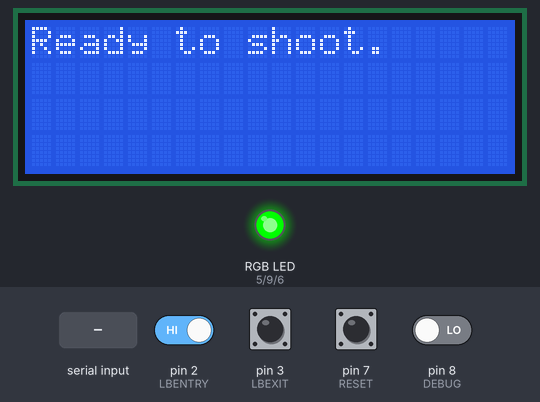
Simulated run of this sketch. Board: Arduino Nano, built with avr-gcc and run on an emulated ATmega328P. On the bench: 20×4 character LCD, an RGB LED mixed from three pins (HIGH = lit). The test bench sets the inputs (shaded band); at power-on: pin 2 (LBENTRY), pin 3 (LBEXIT) HIGH, pin 7 (RESET), pin 8 (DEBUG) LOW. What the sketch prints to the serial monitor is not drawn.

Above: at 8.3 s.
8.4 s: pin 8 (DEBUG) driven HIGH
At 9.6 s:
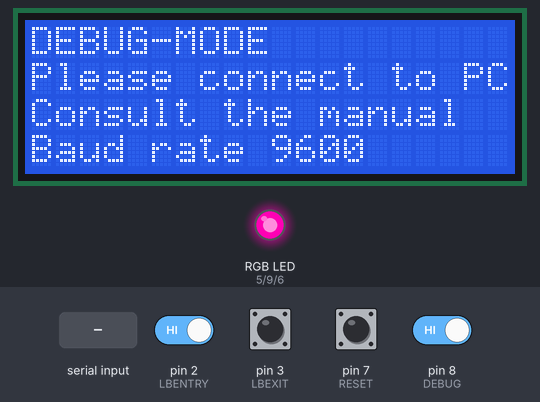
9.9 s: "1" received over Serial
At 10.5 s:
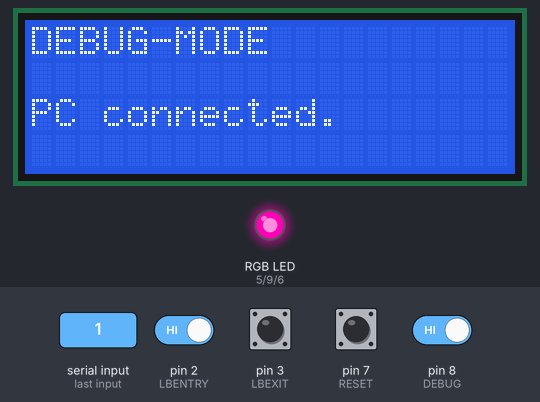
11.4 s: pin 7 (RESET) pulled HIGH for 0.15 s
At 12.8 s:
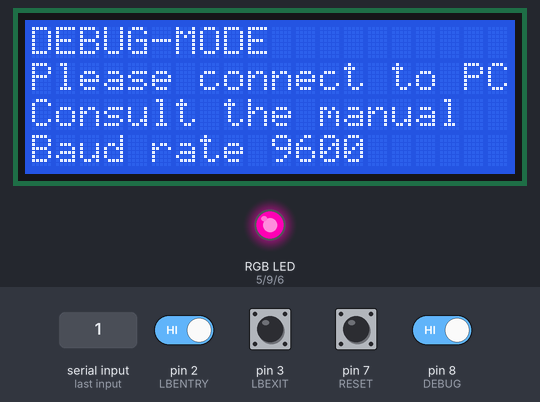
13.1 s: "2" received over Serial
At 14.2 s:
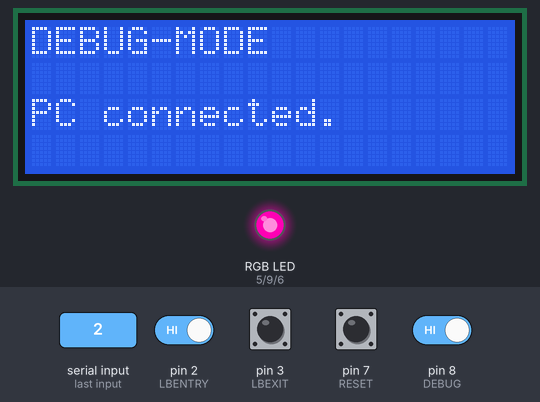
14.6 s: pin 2 (LBENTRY) driven LOW and pin 7 (RESET) driven HIGH
At 15.1 s:
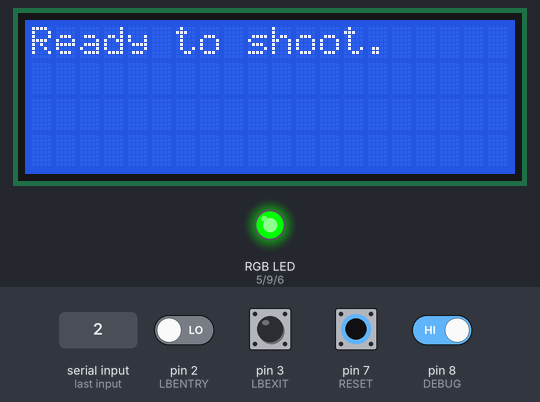
17.6 s: pin 7 (RESET) driven LOW
At 18.0 s:
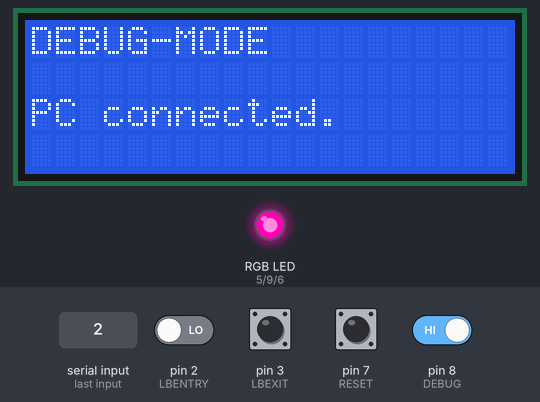
Timing chart, 0 to 20.2 s (numbered marks = the images above; inputs shaded):
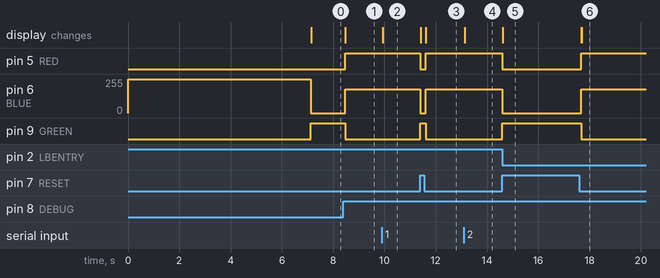

The sketch:

pivspeed.ino
```cpp
// PIVspeed 1.1 by Matthias Doerfler and Maximilian Pfaff
// based on: https://youtu.be/iMvzBdijVwU
// Laser barrier using Arduino Nano
// developed at the University of Freiburg
// for use in the PIV-Lab @ Geology
// source code and manual at https://thegermangeologist.rocks/software/arduino-laser-barrier/

// initialize LCD
// you might need to adjust this for a differnt LCD
#include <Wire.h>
#include <LCD.h>
#include <LiquidCrystal_I2C.h>
LiquidCrystal_I2C lcd(0x3F, 2, 1, 0, 4 ,5 , 6 , 7 , 3, POSITIVE);

// initialize parameters and measurement variables
float distance = 47.0;  // [mm], adjust this according to setup
volatile unsigned long time1 = 0;
volatile unsigned long time2 = 0;
volatile unsigned long T = 0;
float Vms = 0;
float Vcm = 0;
float Vmm = 0;
float Vkmh = 0;

// initialize program states
volatile int trigger1 = 0;
volatile int trigger2 = 0;
int debugactive = 0;
int debugconnected = 0;
int debugmode = 0;
char modeinput = '0';
int modeselected = 0;
int operationalprepared = 0;
int measured = 0;
int reset = 0;
int errorcaught = 0;
int debuginitialized = 0;
int resultsdisplayed = 0;

// name Pins
// LED
#define BLUE 6
#define RED 5
#define GREEN 9
// switches
#define DEBUG 8
#define RESET 7
// laser barriers
#define LBENTRY 2
#define LBEXIT 3

// function prototyping
void checkdebug();
void checkreset();
void resetfcn();
void operationalroutines();
void operating();
void operationalsetup();
void measuring();
void dispresults();
void pentry();
void pexit();
void debugroutines();
void debugframework();
void debugsetup();
void debugstart();
void debugwait();
void modeselection();
void debugmeasuring();
void debugraw();

void setup() {
	// set pin modes
	// laser barrier
	pinMode(2, INPUT);
	pinMode(3, INPUT);
	// debug switch
	pinMode(DEBUG, INPUT);
	// attach interrupts to barriers
	attachInterrupt(digitalPinToInterrupt(LBENTRY),pentry,FALLING);
	attachInterrupt(digitalPinToInterrupt(LBEXIT),pexit,FALLING);
	// initialize serial com for debug mode
	Serial.begin(9600);
	// LED setup
	analogWrite(BLUE,255);
	analogWrite(GREEN,0);
	analogWrite(RED,0);
	// show welcome message
	lcd.begin (20,4);
	lcd.setBacklightPin(3,POSITIVE);
	lcd.setBacklight(HIGH);
	lcd.home();
	lcd.setCursor(0,0);
	lcd.print("Welcome to PIVspeed!");
	lcd.setCursor(0,1);
	lcd.print("Version 1.1, by:");
	lcd.setCursor(0,2);
	lcd.print("Matthias Doerfler");
	lcd.setCursor(0,3);
	lcd.print("Maximilian Pfaff");
	delay(7000);
}

void loop() {
	// check if debugmode is active
	checkdebug();
	// check if we had a reset
	checkreset();
	// reset if above was true
	resetfcn();
	// perform operational routines if not debugging
	operationalroutines();
	// perform debugging routines instead if active
	debugroutines();
}

void checkdebug() {
  // check if we're in debug mode and set state accoringly
	if (digitalRead(DEBUG) == HIGH){
		debugactive = 1;
	}
	else {
		debugactive = 0;
	}
}

void checkreset() {
  // check if reset is triggered
	if (digitalRead(RESET) == HIGH){
		reset = 1;
	}
	else {
		reset = 0;
	}
}

void resetfcn() {
  // reset if desired
	if (reset == 1) {
		// reset all states
		trigger1 = 0;
		trigger2 = 0;
		measured = 0;
		errorcaught = 0;
		debugactive = 0;
		debugmode = 0;
		debugconnected = 0;
		debuginitialized = 0;
		operationalprepared = 0;
		resultsdisplayed = 0;
		// clear LCD
		lcd.clear();
	}
}

void operationalroutines() {
  // only do this if debug inactive
	if (debugactive == 0){
    // cancel if we had an error
    if (errorcaught == 1){
      return;
    }
    // check if we need to prepare for operational
		if (operationalprepared == 1){
			operating();
		}
		else {
			operationalsetup();
		}
	}
}

void operating() {
  // display results if measured, ohterwise wait for measurement
	if (measured == 1){
		dispresults();
	}
	else {
		measuring();
	}
}

void operationalsetup() {
	// set LED status to ready (green)
	analogWrite(BLUE,0);
	analogWrite(GREEN,255);
	analogWrite(RED,0);
	// set LCD text to "ready to shoot"
	lcd.clear();
  lcd.print("Ready to shoot.");
  // update state
  operationalprepared = 1;
}

void measuring() {
	// check if both barriers have been triggered
	if (trigger1 == 1 && trigger2 == 1){
		// check if setup was correct
		if (time2 < time1){
			// display error message
			lcd.clear();
			lcd.print("ERROR");
			lcd.setCursor(0,1);
			lcd.print("Wrong way.");
			lcd.setCursor(0,3);
			lcd.print("Press reset.");
			// set error state to true
			errorcaught = 1;
			// update LED: red
			analogWrite(BLUE,0);
			analogWrite(GREEN,0);
			analogWrite(RED,255);
			return;
		}
		if (time2 > time1){
			// do calculations
			T = time2 - time1;
			Vms = 1000.0 * distance / T;
			Vcm = Vms * 100;
			Vmm = Vcm * 10;
			Vkmh = Vms * 3.6;
			// set measured state to true
			measured = 1;
			return;
		}
	}
}

void dispresults() {
	if (resultsdisplayed == 1){
		return;
	}
	else {
		lcd.clear();
		lcd.print("Speed: ");
		lcd.print(Vms);
		lcd.print(" [m/s]");
		lcd.setCursor(0,1);
		lcd.print("Time: ");
		lcd.print(T);
		lcd.print(" [us]");
		lcd.setCursor(0,3);
		lcd.print("Press reset to clear");
		// set state to results displayed
		resultsdisplayed = 1;
		// update LED: yellow
		analogWrite(BLUE,0);
		analogWrite(GREEN,180);
		analogWrite(RED,255);
	}

}

// functions triggered by interrupt Pins (Laser Barrier)
void pentry() {
	time1 = micros();
	trigger1 = 1;
}

void pexit() {
	time2 = micros();
	trigger2 = 1;
}

void debugroutines() {
	// only do this if debug mode is active
	if (debugactive == 1){
		// check if connection to PC has been established
		if (debugconnected == 1){
			debugframework();
		}
		else {
			debugsetup();
		}
	}
}

void debugframework() {
	// check if a mode has been selected
	if (modeselected == 1){
		// call apropriate function for selected mode
		switch (debugmode) {
		case 1:
			debugmeasuring();
			break;
		case 2:
			debugraw();
			break;
		default:
		break;
	  }
	}
	// ohterwise try to get mode from serial
	else {
		modeselection();
	}
}

void debugsetup() {
	// check if LCD is already updated
	if (debuginitialized == 1){
		debugwait();
	}
	else {
		debugstart();
	}
}

void debugstart() {
	// display instructions on LCD
	lcd.clear();
	lcd.print("DEBUG-MODE");
	lcd.setCursor(0,1);
	lcd.print("Please connect to PC");
	lcd.setCursor(0,2);
	lcd.print("Consult the manual");
	lcd.setCursor(0,3);
	lcd.print("Baud rate 9600");
	// set state to debug initialized true
	debuginitialized = 1;
	// update LED: purple
	analogWrite(BLUE,180);
	analogWrite(GREEN,0);
	analogWrite(RED,255);
}

void debugwait() {
	// check if serial connection to
	// PC with Arduino IDE is established
	if (Serial.available()){
		lcd.clear();
		lcd.print("DEBUG-MODE");
		lcd.setCursor(0,2);
		lcd.print("PC connected.");
		Serial.println("Choose a debug tool:");
		Serial.println("1 to display the measurements here");
		Serial.println("2 to display raw digial values from the sensors");
		// set state to connected true
		debugconnected = 1;
	}
	else {
		// otherwise exit the function
		return;
	}
}

void modeselection() {
	// get selected mode from Serial interface
	modeinput = Serial.read();
	if (modeinput == '1'){
		debugmode = 1;
		modeselected = 1;
	}
	else if (modeinput == '2'){
		debugmode = 2;
		modeselected = 1;
	}
	else {
		// no input from serial found
		modeinput = '0';
		debugmode = 0;
		modeselected = 0;
	}
}

void debugmeasuring() {
	if (trigger1 == 1 && trigger2 == 1){
		// check if setup was correct
		if (time2 < time1){
			// display error message
			Serial.println("ERROR");
			Serial.println("Wrong way.");
			trigger1 = 0;
			trigger2 = 0;
			time1 = 0;
			time2 = 0;
			return;
		}
		if (time2 > time1){
			// do calculations
			T = time2 - time1;
			Vms = 1000.0 * distance / T;
			Vcm = Vms * 100;
			Vmm = Vcm * 10;
			Vkmh = Vms * 3.6;
			Serial.println("Speed:");
			Serial.print(Vms);
      Serial.print("m/s ");
			Serial.print(Vcm);
      Serial.print("cm/s ");
			Serial.print(Vmm);
      Serial.print("mm/s ");
			Serial.print(Vkmh);
      Serial.println("km/h ");
			trigger1 = 0;
			trigger2 = 0;
			time1 = 0;
			time2 = 0;
			return;
		}
	}
}

void debugraw() {
	// just dump the digital readings into serial monitor
  Serial.print("Entry: ");
	Serial.println(digitalRead(LBENTRY));
  Serial.print("Exit: ");
	Serial.println(digitalRead(LBEXIT));
  delay(100);
}
```

Measured:
- after the input at 8.4 s, pin 5 (RED): LOW → HIGH after 0.06 s; pin 6 (BLUE): 0/255 → 180/255 after 0.06 s; pin 9 (GREEN): HIGH → LOW after 0.06 s; the display: changes after 0.06 s (image 1)
- after the input at 9.9 s, the display: changes at once (image 2)
- after the input at 11.4 s, pin 5 (RED): HIGH → LOW at once, → HIGH 0.22 s later; pin 6 (BLUE): 180/255 → 0/255 at once, → 180/255 0.22 s later; pin 9 (GREEN): LOW → HIGH at once, → LOW 0.22 s later; the display: first changes at once (image 3 shows a later state)
- after the input at 13.1 s, the display: changes at once (image 4)
- after the input at 14.6 s, pin 5 (RED): HIGH → LOW at once; pin 6 (BLUE): 180/255 → 0/255 at once; pin 9 (GREEN): LOW → HIGH at once; the display: changes at once (image 5)
- after the input at 17.6 s, pin 5 (RED): LOW → HIGH after 0.08 s; pin 6 (BLUE): 0/255 → 180/255 after 0.08 s; pin 9 (GREEN): HIGH → LOW after 0.08 s; the display: first changes after 0.08 s (image 6 shows a later state)
